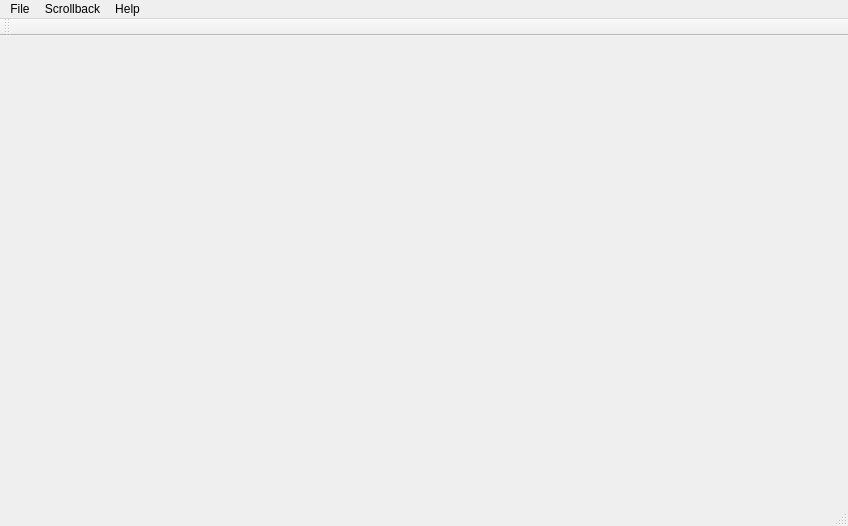
<?xml version="1.0" encoding="UTF-8"?>
<ui version="4.0">
 <class>MainWindow</class>
 <widget class="QMainWindow" name="MainWindow">
  <property name="geometry">
   <rect>
    <x>0</x>
    <y>0</y>
    <width>848</width>
    <height>526</height>
   </rect>
  </property>
  <property name="windowTitle">
   <string>Grumpy IRC</string>
  </property>
  <property name="windowIcon">
   <iconset resource="icons.qrc">
    <normaloff>:/icons/img/grumpy_logo.png</normaloff>:/icons/img/grumpy_logo.png</iconset>
  </property>
  <widget class="QWidget" name="centralWidget"/>
  <widget class="QMenuBar" name="menuBar">
   <property name="geometry">
    <rect>
     <x>0</x>
     <y>0</y>
     <width>848</width>
     <height>21</height>
    </rect>
   </property>
   <widget class="QMenu" name="menuFile">
    <property name="title">
     <string>File</string>
    </property>
    <addaction name="actionOpen_window"/>
    <addaction name="actionPreferences"/>
    <addaction name="separator"/>
    <addaction name="actionConnect"/>
    <addaction name="actionFavorites"/>
    <addaction name="separator"/>
    <addaction name="actionExit"/>
   </widget>
   <widget class="QMenu" name="menuHelp">
    <property name="title">
     <string>Help</string>
    </property>
    <addaction name="actionAbout"/>
   </widget>
   <widget class="QMenu" name="menuScrollback">
    <property name="title">
     <string>Scrollback</string>
    </property>
    <addaction name="actionLoad_more_items_from_remote"/>
    <addaction name="actionToggle_secret"/>
   </widget>
   <addaction name="menuFile"/>
   <addaction name="menuScrollback"/>
   <addaction name="menuHelp"/>
  </widget>
  <widget class="QToolBar" name="mainToolBar">
   <attribute name="toolBarArea">
    <enum>TopToolBarArea</enum>
   </attribute>
   <attribute name="toolBarBreak">
    <bool>false</bool>
   </attribute>
  </widget>
  <widget class="QStatusBar" name="statusBar">
   <property name="statusTip">
    <string/>
   </property>
  </widget>
  <action name="actionConnect">
   <property name="text">
    <string>Connect</string>
   </property>
   <property name="shortcut">
    <string>Alt+C</string>
   </property>
  </action>
  <action name="actionExit">
   <property name="text">
    <string>Exit</string>
   </property>
  </action>
  <action name="actionPreferences">
   <property name="text">
    <string>Preferences</string>
   </property>
  </action>
  <action name="action">
   <property name="text">
    <string>-</string>
   </property>
  </action>
  <action name="actionAbout">
   <property name="text">
    <string>About</string>
   </property>
  </action>
  <action name="actionResync">
   <property name="text">
    <string>Resync</string>
   </property>
  </action>
  <action name="actionLoad_more_items_from_remote">
   <property name="text">
    <string>Load more items from remote</string>
   </property>
  </action>
  <action name="actionOpen_window">
   <property name="text">
    <string>Open new grumpy window</string>
   </property>
   <property name="shortcut">
    <string>Alt+N</string>
   </property>
  </action>
  <action name="actionFavorites">
   <property name="text">
    <string>Favorites</string>
   </property>
  </action>
  <action name="actionToggle_secret">
   <property name="text">
    <string>Secured input</string>
   </property>
   <property name="shortcut">
    <string>Ctrl+Alt+S</string>
   </property>
  </action>
 </widget>
 <layoutdefault spacing="6" margin="11"/>
 <resources>
  <include location="icons.qrc"/>
 </resources>
 <connections/>
</ui>
